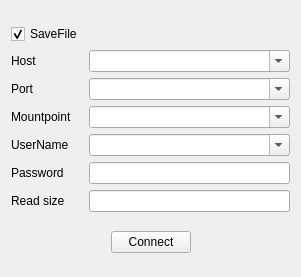
<?xml version="1.0" encoding="UTF-8"?>
<ui version="4.0">
 <class>NtripClientClass</class>
 <widget class="QWidget" name="NtripClientClass">
  <property name="geometry">
   <rect>
    <x>0</x>
    <y>0</y>
    <width>301</width>
    <height>277</height>
   </rect>
  </property>
  <property name="windowTitle">
   <string>NtripClient</string>
  </property>
  <layout class="QVBoxLayout" name="verticalLayout" stretch="1,0">
   <item>
    <layout class="QGridLayout" name="gridLayout_5" columnstretch="0,1">
     <item row="3" column="0">
      <widget class="QLabel" name="Mountpoint_lb">
       <property name="text">
        <string>Mountpoint</string>
       </property>
      </widget>
     </item>
     <item row="7" column="1">
      <widget class="QLineEdit" name="read_size_line">
       <property name="readOnly">
        <bool>true</bool>
       </property>
      </widget>
     </item>
     <item row="2" column="0">
      <widget class="QLabel" name="label_10">
       <property name="text">
        <string>Port</string>
       </property>
      </widget>
     </item>
     <item row="3" column="1">
      <widget class="QComboBoxWithDelete" name="mount_box">
       <property name="editable">
        <bool>true</bool>
       </property>
      </widget>
     </item>
     <item row="1" column="1">
      <widget class="QComboBoxWithDelete" name="host_box">
       <property name="editable">
        <bool>true</bool>
       </property>
      </widget>
     </item>
     <item row="2" column="1">
      <widget class="QComboBoxWithDelete" name="port_box">
       <property name="editable">
        <bool>true</bool>
       </property>
      </widget>
     </item>
     <item row="6" column="0">
      <widget class="QLabel" name="label_11">
       <property name="text">
        <string>Password</string>
       </property>
      </widget>
     </item>
     <item row="6" column="1">
      <widget class="QLineEdit" name="password">
       <property name="echoMode">
        <enum>QLineEdit::PasswordEchoOnEdit</enum>
       </property>
       <property name="clearButtonEnabled">
        <bool>true</bool>
       </property>
      </widget>
     </item>
     <item row="1" column="0">
      <widget class="QLabel" name="label_8">
       <property name="text">
        <string>Host</string>
       </property>
      </widget>
     </item>
     <item row="7" column="0">
      <widget class="QLabel" name="label">
       <property name="text">
        <string>Read size</string>
       </property>
      </widget>
     </item>
     <item row="4" column="0">
      <widget class="QLabel" name="label_12">
       <property name="text">
        <string>UserName</string>
       </property>
      </widget>
     </item>
     <item row="4" column="1">
      <widget class="QComboBoxWithDelete" name="username_box">
       <property name="editable">
        <bool>true</bool>
       </property>
      </widget>
     </item>
     <item row="0" column="0">
      <widget class="QCheckBox" name="saveFile">
       <property name="text">
        <string>SaveFile</string>
       </property>
       <property name="checked">
        <bool>true</bool>
       </property>
      </widget>
     </item>
    </layout>
   </item>
   <item>
    <layout class="QHBoxLayout" name="horizontalLayout_4">
     <item>
      <spacer name="horizontalSpacer">
       <property name="orientation">
        <enum>Qt::Horizontal</enum>
       </property>
       <property name="sizeHint" stdset="0">
        <size>
         <width>40</width>
         <height>20</height>
        </size>
       </property>
      </spacer>
     </item>
     <item>
      <widget class="QPushButton" name="connect_btn">
       <property name="styleSheet">
        <string notr="true"/>
       </property>
       <property name="text">
        <string>Connect</string>
       </property>
      </widget>
     </item>
     <item>
      <spacer name="horizontalSpacer_2">
       <property name="orientation">
        <enum>Qt::Horizontal</enum>
       </property>
       <property name="sizeHint" stdset="0">
        <size>
         <width>40</width>
         <height>20</height>
        </size>
       </property>
      </spacer>
     </item>
    </layout>
   </item>
  </layout>
 </widget>
 <layoutdefault spacing="6" margin="11"/>
 <customwidgets>
  <customwidget>
   <class>QComboBoxWithDelete</class>
   <extends>QComboBox</extends>
   <header location="global">custom/QComboBoxWithDelete.h</header>
  </customwidget>
 </customwidgets>
 <resources/>
 <connections/>
</ui>
